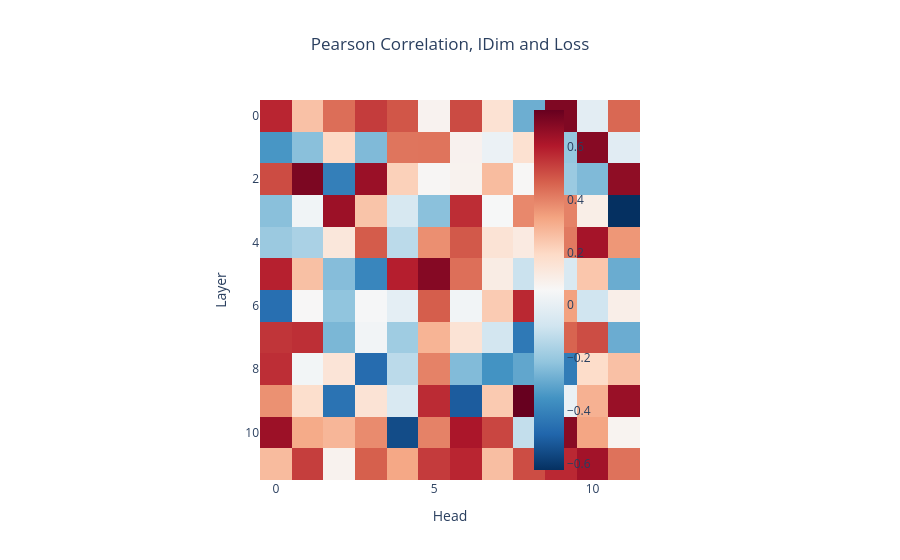

Notebook code cell kept with this figure:
### Code cell
imshow(
    correlation,
    labels={"x": "Head", "y": "Layer"},
    title="Pearson Correlation, IDim and Loss",
)

### Figure 1 — Plotly figure (JSON) as saved in the notebook; plotly's stock layout.template omitted (floating-point values rounded to 4 significant figures; data arrays with more than 128 entries replaced by an {"elided": "..."} marker saying what was removed)
{"data": [{"coloraxis": "coloraxis", "hovertemplate": "Head: %{x}<br>Layer: %{y}<br>color: %{z}<extra></extra>", "name": "0", "type": "heatmap", "xaxis": "x", "yaxis": "y", "z": {"elided": "12x12 float values"}}], "layout": {"coloraxis": {"colorbar": {"x": 0.6}, "colorscale": [[0, "rgb(5,48,97)"], [0.1, "rgb(33,102,172)"], [0.2, "rgb(67,147,195)"], [0.3, "rgb(146,197,222)"], [0.4, "rgb(209,229,240)"], [0.5, "rgb(247,247,247)"], [0.6, "rgb(253,219,199)"], [0.7, "rgb(244,165,130)"], [0.8, "rgb(214,96,77)"], [0.9, "rgb(178,24,43)"], [1, "rgb(103,0,31)"]]}, "title": {"text": "Pearson Correlation, IDim and Loss", "x": 0.5, "xanchor": "center"}, "xaxis": {"anchor": "y", "constrain": "domain", "domain": [0, 1], "scaleanchor": "y", "title": {"text": "Head"}}, "yaxis": {"anchor": "x", "autorange": "reversed", "constrain": "domain", "domain": [0, 1], "title": {"text": "Layer"}}}}
